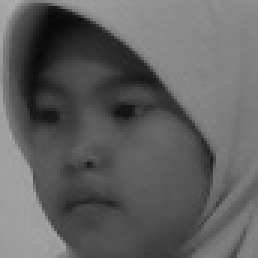
#> input picture LBPdata/ashilla-kanan.8.28.jpg, 86 x 86 px (shown 3 times larger); its folder holds only this picture in this run
$ jupyter execute --allow-errors hist3.ipynb
#> lines starting #> are read from the running program, lines starting #| are printed output that depends on the picture
#> further down, image is the input picture: shape (86, 86, 3); min 8, max 174, mean 96.3
[cell 1]
import matplotlib.pyplot as plt
import cv2, os
import numpy as np
import warnings

warnings.filterwarnings("ignore", category=UserWarning)

dir_images = "LBPdata/"
imgs = os.listdir(dir_images)

fig = plt.figure(figsize=(20,14))
#> (the rest of this cell did not finish here and is left out)

[cell 2]
def getLBPimage(gray_image):
    '''
    == Input ==
    gray_image  : color image of shape (height, width)

    == Output ==
    imgLBP : LBP converted image of the same shape as
    '''

    ### Step 0: Step 0: Convert an image to grayscale
    gray_image = image
    if(len(image.shape) != 2):
        gray_image = cv2.cvtColor(image, cv2.COLOR_BGR2GRAY)
    imgLBP = np.zeros_like(gray_image)
    neighboor = 3
    for ih in range(0,image.shape[0] - neighboor):
        for iw in range(0,image.shape[1] - neighboor):
            ### Step 1: 3 by 3 pixel
            img          = gray_image[ih:ih+neighboor,iw:iw+neighboor]
            center       = img[1,1]
            img01        = (img >= center)*1.0
            img01_vector = img01.T.flatten()
            # it is ok to order counterclock manner
            # img01_vector = img01.flatten()
            ### Step 2: **Binary operation**:
            img01_vector = np.delete(img01_vector,4)
            ### Step 3: Decimal: Convert the binary operated values to a digit.
            where_img01_vector = np.where(img01_vector)[0]
            if len(where_img01_vector) >= 1:
                num = np.sum(2**where_img01_vector)
            else:
                num = 0
            imgLBP[ih+1,iw+1] = num
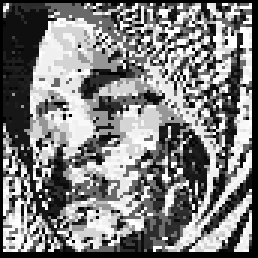
#> imgLBP: shape (86, 86) (shown 3 times larger); min 0, max 255, mean 126
    return(imgLBP)

[cell 3]
dir_images = "LBPdata/"
imgs = os.listdir(dir_images)
for imgnm in imgs:
    image = cv2.imread(os.path.join(dir_images,imgnm), 1)

    imgLBP    = getLBPimage(image)
    vecimgLBP = imgLBP.flatten()
#> vecimgLBP = 7396 values, max 255 at index 126, min 0 at index 0, mean 126

    fig = plt.figure(figsize=(20,8))
    ax  = fig.add_subplot(1,3,1)
    ax.imshow(image)
    ax.set_title("gray scale image")
    ax  = fig.add_subplot(1,3,2)
    ax.imshow(imgLBP,cmap="gray")
    ax.set_title("LBP converted image")
    ax  = fig.add_subplot(1,3,3)
    freq,lbp, _ = ax.hist(vecimgLBP,bins=2**8)
#> freq = 256 values, max 622 at index 0, min 0 at index 37, mean 28.89; lbp = 257 values from 0 to 255
    ax.set_ylim(0,2000)
    lbp = lbp[:-1]
#> lbp = 256 values from 0 to 254
    ## print the LBP values when frequencies are high
    largeTF = freq > 5000
    for x, fr in zip(lbp[largeTF],freq[largeTF]):
        ax.text(x,fr, "{:6.0f}".format(x),color="magenta")
#> this loop made 0 passes
    ax.set_title("LBP histogram")
    plt.show()
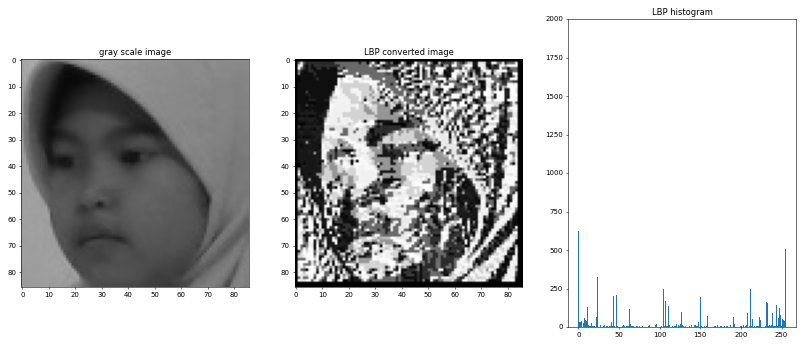
#> figure drawn by matplotlib, 3 panels; panel 3: tallest bar 622 high, from x = 0 to 0.996

$ run again, on LBPdata/hasanah-kanan.4.19.jpg
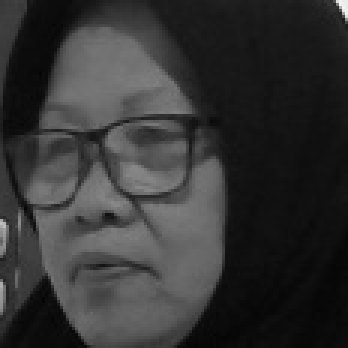
#> input picture LBPdata/hasanah-kanan.4.19.jpg, 116 x 116 px (shown 3 times larger)
#> image is the input picture: shape (116, 116, 3); min 5, max 244, mean 52
#> after the loop in getLBPimage, `for ih in range(0,image.shape[0] - neighboor):`:
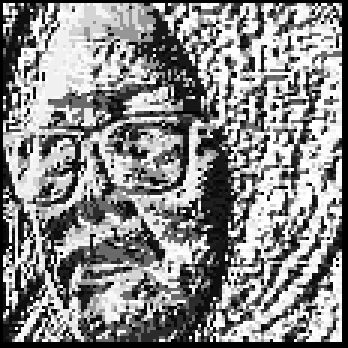
#> imgLBP: shape (116, 116) (shown 3 times larger); min 0, max 255, mean 136.8
#> vecimgLBP = 13456 values, max 255 at index 119, min 0 at index 0, mean 136.8
#> `freq,lbp, _ = ax.hist(vecimgLBP,bins=2**8)`: freq = 256 values, max 1418 at index 255, min 0 at index 53, mean 52.56; lbp = 257 values from 0 to 255
#> `lbp = lbp[:-1]`: lbp = 256 values from 0 to 254
#> `plt.show()`:
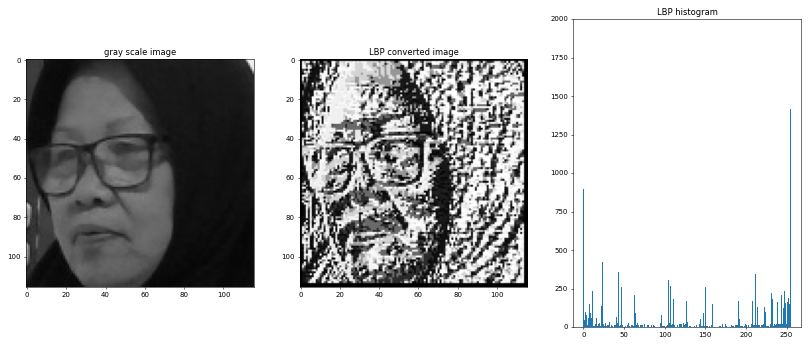
#> figure drawn by matplotlib, 3 panels; panel 3: tallest bar 1418 high, from x = 254 to 255

$ run again, on LBPdata/satria-kanan.7.20.jpg
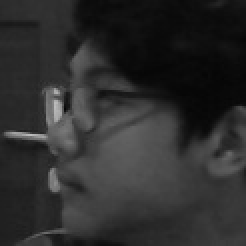
#> input picture LBPdata/satria-kanan.7.20.jpg, 123 x 123 px (shown 2 times larger)
#> image is the input picture: shape (123, 123, 3); min 4, max 190, mean 45.1
#> after the loop in getLBPimage, `for ih in range(0,image.shape[0] - neighboor):`:
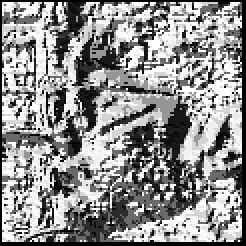
#> imgLBP: shape (123, 123) (shown 2 times larger); min 0, max 255, mean 142.8
#> vecimgLBP = 15129 values, max 255 at index 126, min 0 at index 0, mean 142.8
#> `freq,lbp, _ = ax.hist(vecimgLBP,bins=2**8)`: freq = 256 values, max 1635 at index 255, min 0 at index 50, mean 59.1; lbp = 257 values from 0 to 255
#> `lbp = lbp[:-1]`: lbp = 256 values from 0 to 254
#> `plt.show()`:
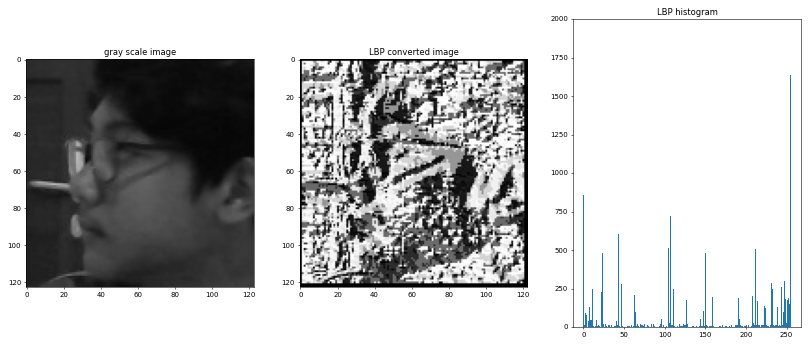
#> figure drawn by matplotlib, 3 panels; panel 3: tallest bar 1635 high, from x = 254 to 255

$ run again, on LBPdata/dhifa-kanan.2.2.jpg
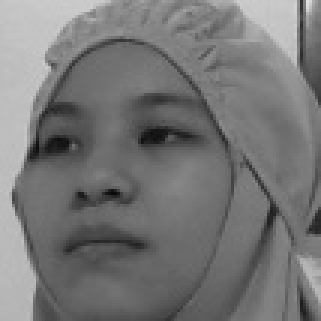
#> input picture LBPdata/dhifa-kanan.2.2.jpg, 107 x 107 px (shown 3 times larger)
#> image is the input picture: shape (107, 107, 3); min 9, max 224, mean 118.5
#> after the loop in getLBPimage, `for ih in range(0,image.shape[0] - neighboor):`:
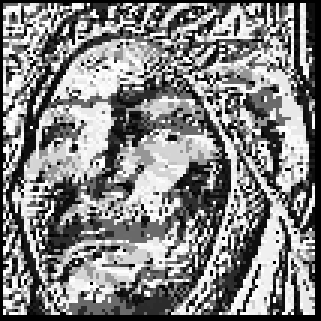
#> imgLBP: shape (107, 107) (shown 3 times larger); min 0, max 255, mean 130.4
#> vecimgLBP = 11449 values, max 255 at index 131, min 0 at index 0, mean 130.4
#> `freq,lbp, _ = ax.hist(vecimgLBP,bins=2**8)`: freq = 256 values, max 933 at index 0, min 0 at index 53, mean 44.72; lbp = 257 values from 0 to 255
#> `lbp = lbp[:-1]`: lbp = 256 values from 0 to 254
#> `plt.show()`:
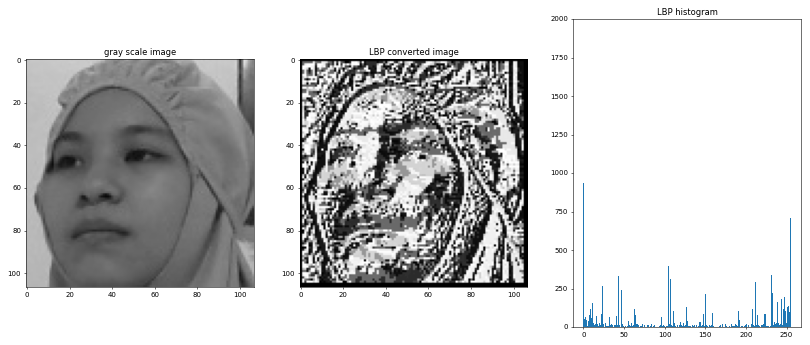
#> figure drawn by matplotlib, 3 panels; panel 3: tallest bar 933 high, from x = 0 to 0.996

$ run again, on LBPdata/endang-kanan.3.18.jpg
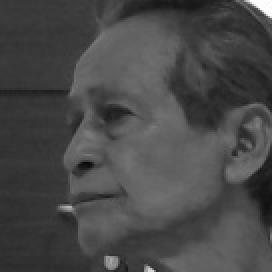
#> input picture LBPdata/endang-kanan.3.18.jpg, 136 x 136 px (shown 2 times larger)
#> image is the input picture: shape (136, 136, 3); min 8, max 255, mean 72.4
#> after the loop in getLBPimage, `for ih in range(0,image.shape[0] - neighboor):`:
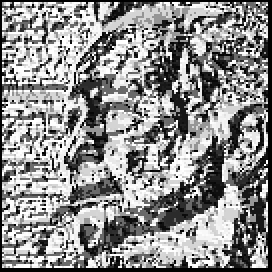
#> imgLBP: shape (136, 136) (shown 2 times larger); min 0, max 255, mean 141.6
#> vecimgLBP = 18496 values, max 255 at index 143, min 0 at index 0, mean 141.6
#> `freq,lbp, _ = ax.hist(vecimgLBP,bins=2**8)`: freq = 256 values, max 1533 at index 255, min 0 at index 81, mean 72.25; lbp = 257 values from 0 to 255
#> `lbp = lbp[:-1]`: lbp = 256 values from 0 to 254
#> `plt.show()`:
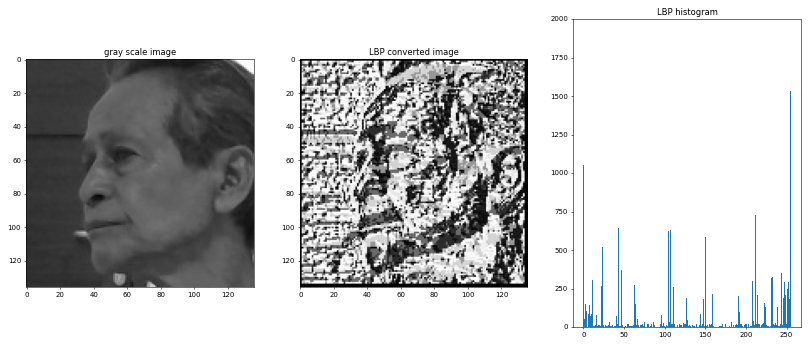
#> figure drawn by matplotlib, 3 panels; panel 3: tallest bar 1533 high, from x = 254 to 255
